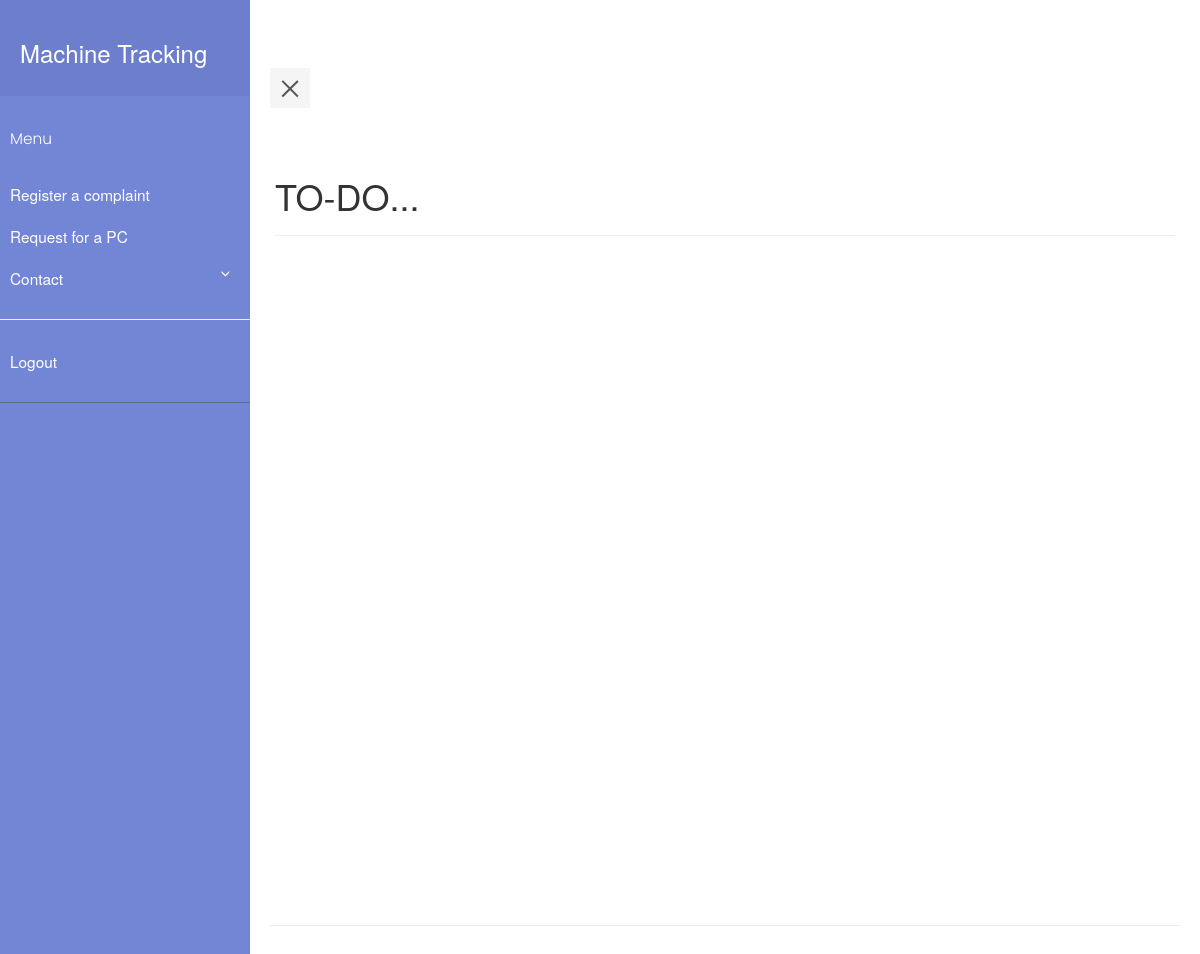
The app's page /home.php (signed in), older data.
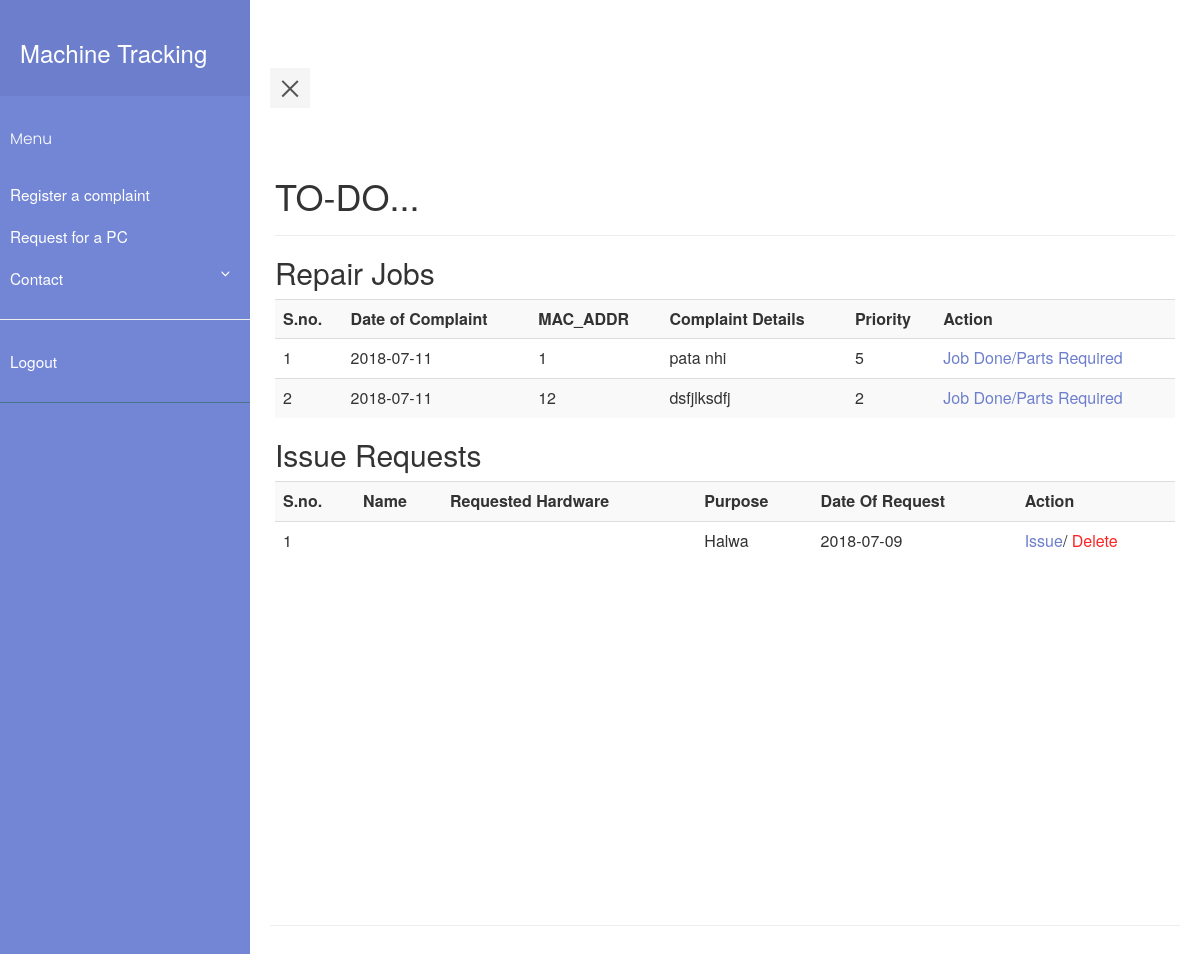
The same page, newer data.
### tables this page shows
CREATE TABLE `complaint_book` (
  `complaint_book_id` int(11) NOT NULL,
  `Date_of_complaint` date DEFAULT NULL,
  `machine_id` int(11) DEFAULT NULL,
  `complaint_details` varchar(512) DEFAULT NULL,
  `priority` int(11) DEFAULT NULL,
  `work_for` int(11) DEFAULT NULL,
  `remarks` varchar(512) DEFAULT NULL,
  `complaint_by` varchar(40) DEFAULT NULL,
  `processor` int(11) DEFAULT NULL,
  `ram` int(11) DEFAULT NULL,
  `harddisk` int(11) DEFAULT NULL,
  `mouse` int(11) DEFAULT NULL,
  `keyboard` int(11) DEFAULT NULL,
  `monitor` int(11) DEFAULT NULL
);

CREATE TABLE `machine` (
  `machine_id` int(11) NOT NULL,
  `MAC_ADDR` varchar(30) DEFAULT NULL,
  `processor` int(11) NOT NULL,
  `ram` int(11) NOT NULL,
  `memory` int(11) NOT NULL,
  `DOP` date DEFAULT NULL,
  `price` int(11) DEFAULT NULL,
  `state` varchar(10) DEFAULT NULL,
  `os` varchar(30) DEFAULT NULL,
  `monitor` int(11) NOT NULL,
  `keyboard` int(11) NOT NULL,
  `mouse` int(11) NOT NULL,
  `grn` int(11) NOT NULL,
  `generation` varchar(10) DEFAULT NULL
);

CREATE TABLE `issue_request` (
  `issue_report_id` int(11) NOT NULL,
  `department` varchar(30) DEFAULT NULL,
  `id` int(11) DEFAULT NULL,
  `purpose` text,
  `date_of_request` date DEFAULT NULL,
  `name_of_hardware` int(30) DEFAULT NULL
);

### home.php (the view, shortened to what the changed rows need)
<?php
    require_once "pdo.php";
?>
<html>
<head>
    <link rel="stylesheet" type="text/css" href="style5.css">
    <link rel="stylesheet" type="text/css" href="https://maxcdn.bootstrapcdn.com/bootstrap/3.3.7/css/bootstrap.min.css" >
</head>
<body>
        <div class="wrapper">
         <?php if ($_SESSION['id']=='0') include "navbar.php"; else include "navbar_index.php" ;?>
           <div class="container-fluid row" id="content">
        <div class="page-header">
        <h1>TO-DO...</h1>
        </div>
        <?php
            if($_SESSION['id']=='0')
            {
                $stmtcnt = $pdo->query("SELECT COUNT(*) FROM complaint_book JOIN repair_history ON complaint_book.machine_id = repair_history.machine_id WHERE complaint_book.remarks IS NOT NULL AND repair_history.fault IS NULL");
                $row = $stmtcnt->fetch(PDO::FETCH_ASSOC);
                if($row['COUNT(*)']!=='0')
                {
                    echo "<h2>Repaired Machines</h2>";
                    $i=1;
                    $stmtread = $pdo->query("SELECT * FROM complaint_book JOIN repair_history ON complaint_book.machine_id = repair_history.machine_id WHERE complaint_book.remarks IS NOT NULL AND repair_history.fault IS NULL");
                    echo ("<table class=\"table table-striped\">
                        <tr> <th>S.no.</th><th>Date of Complaint</th><th>MAC_ADDR</th><th>Complaint Details</th><th>Priority</th><th>Complaint By</th><th>Remarks</th><th>Action</th> </tr>");
                    while ( $row = $stmtread->fetch(PDO::FETCH_ASSOC) )
                    {
                        $stmtr = $pdo->prepare("SELECT MAC_ADDR FROM machine WHERE machine_id = :mid ");
                        $stmtr->execute(array(':mid' => $row['machine_id']));
                        $rowr = $stmtr->fetch(PDO::FETCH_ASSOC);
                        echo ("<tr>");
                        echo ("<td>");
                        echo($i);
                        echo("</td>");
                        echo ("<td>");
                        echo(htmlentities($row['Date_of_complaint']));
                        echo ("</td>");
                        echo ("<td>");
                        echo(htmlentities($rowr['MAC_ADDR']));
                        echo ("</td>");
                        echo ("<td>");
                        echo(htmlentities($row['complaint_details']));
                        echo ("</td>");
                        echo ("<td>");
                        echo(htmlentities($row['priority']));
                        echo ("</td>");
                        echo ("<td>");
                        echo(htmlentities($row['complaint_by']));
                        echo ("</td>");
                        echo ("<td>");
                        echo(htmlentities($row['remarks']));
                        echo ("</td>");
                        echo ("<td>");
                        echo('<a class="link-black" href="fromrepairmc.php?mc_id='.$rowr['MAC_ADDR'].'">'. 'Mark Completed' . '</a>');
                        echo ("</td>");
                        $i++;
                    }
                    echo('</table>');
                }
                $stmtcnt = $pdo->query("SELECT COUNT(*) FROM complaint_book WHERE work_for IS NULL ");
                $row = $stmtcnt->fetch(PDO::FETCH_ASSOC);
                if($row['COUNT(*)']!=='0')
                {
                    echo "<h2>Repair Requests</h2>";
                    $i=1;
                    $stmtread = $pdo->query("SELECT * FROM complaint_book WHERE work_for IS NULL");
                    echo ("<table class=\"table table-striped\">
                        <tr> <th>S.no.</th><th>Date of Complaint</th><th>MAC_ADDR</th><th>Complaint Details</th><th>Priority</th><th>Complaint By</th><th>Action</th> </tr>");
                    while ( $row = $stmtread->fetch(PDO::FETCH_ASSOC) )
                    {
                        $stmtr = $pdo->prepare("SELECT MAC_ADDR FROM machine WHERE machine_id = :mid ");
                        $stmtr->execute(array(':mid' => $row['machine_id']));
                        $rowr = $stmtr->fetch(PDO::FETCH_ASSOC);
                        echo ("<tr>");
                        echo ("<td>");
                        echo($i);
                        echo("</td>");
                        echo ("<td>");
                        echo(htmlentities($row['Date_of_complaint']));
                        echo ("</td>");
                        echo ("<td>");
                        echo(htmlentities($rowr['MAC_ADDR']));
                        echo ("</td>");
                        echo ("<td>");
                        echo(htmlentities($row['complaint_details']));
                        echo ("</td>");
                        echo ("<td>");
                        echo(htmlentities($row['priority']));
                        echo ("</td>");
                        echo ("<td>");
                        echo(htmlentities($row['complaint_by']));
                        echo ("</td>");
                        echo ("<td>");
                        echo('<a class="link-black" href="gorepairmc.php?mc_id='.$rowr['MAC_ADDR'].'">'. 'Assign Job' . '</a>' . ' / ' . '<a class="link-black" href="deleterr.php?cb_id='.$row['complaint_book_id'].'">'. 'Delete' . '</a>');
                        echo ("</td>");
                        $i++;
                    }
                    echo('</table>');
                }
                $stmtcnt = $pdo->query("SELECT *,COUNT(*) FROM transfer_request");
                $row = $stmtcnt->fetch(PDO::FETCH_ASSOC);
                $flag=0;
                while($row = $stmtcnt->fetch(PDO::FETCH_ASSOC))
                {
                    $stmtcnt2 = $pdo->prepare("SELECT COUNT(*) FROM system_transfer_report where trid =:trid");
                    $stmtcnt2->execute(array(':trid' => $row['transfer_request_id']));
                    $row2 = $stmtcnt->fetch(PDO::FETCH_ASSOC);
                    if($row2==True)
                    {
                        $flag++;
                    }
                }
                if($flag==0)
                {
                    echo "<h2>Transfer Requests</h2>";
                    $i=1;
                    $stmtread = $pdo->query("SELECT * FROM transfer_request");
                    echo ("<table class=\"table table-striped\">
                        <tr> <th>S.no.</th><th>Date of Request</th><th>Name</th><th>Department</th><th>Purpose</th><th>Processor</th><th>Ram</th><th>HDD</th><th>OS</th><th>Quantity</th><th>Action</th> </tr>");
                    while ( $row = $stmtread->fetch(PDO::FETCH_ASSOC) )
                    {
                        $stmtread2 = $pdo->prepare("SELECT * FROM system_transfer_report where trid = :trid");
                        $stmtread2->execute(array(':trid' => $row['transfer_request_id']));
                        $row2 = $stmtread2->fetch(PDO::FETCH_ASSOC);
                        if($row2=== FALSE)
                        {
                            echo ("<tr>");
                        echo ("<td>");
                        echo($i);
                        echo("</td>");
                        echo ("<td>");
                        echo(htmlentities($row['date_of_request']));
                        echo ("</td>");
                        echo ("<td>");
                        echo(htmlentities($row['name']));
                        echo ("</td>");
                        echo ("<td>");
                        echo(htmlentities($row['department']));
                        echo ("</td>");
                        echo ("<td>");
                        echo(htmlentities($row['purpose']));
                        echo ("</td>");
                        echo ("<td>");
                        echo(htmlentities($row['processor']));
                        echo ("</td>");
                        echo ("<td>");
                        echo(htmlentities($row['ram']));
                        echo ("</td>");
                        echo ("<td>");
                        echo(htmlentities($row['hdd']));
                        echo ("</td>");
                        echo ("<td>");
                        echo(htmlentities($row['os']));
                        echo ("</td>");
                        echo ("<td>");
                        echo(htmlentities($row['quantity']));
                        echo ("</td>");
                        echo ("<td>");
                        echo('<a class="link-black" href="servicerpt.php?id='.$row['transfer_request_id'].'">'. 'Generate Report' . '</a>' . ' / ' . '<a class="link-black" href="deletetr.php?tr_id='.$row['transfer_request_id'].'">'. 'Delete' . '</a>');
                        echo ("</td>");
                        $i++;
                        }
                    }
                    echo('</table>');
                }
            }
            else
            {
                $stmtcnt = $pdo->query("SELECT COUNT(*) FROM complaint_book WHERE remarks IS NULL AND work_for = ".$_SESSION['id']."");
                $row = $stmtcnt->fetch(PDO::FETCH_ASSOC);
               if($row['COUNT(*)']!=='0')
                {
                    echo "<h2>Repair Jobs</h2>";
                    $i=1;
                    $stmtread = $pdo->query("SELECT * FROM complaint_book WHERE remarks IS NULL");
                    echo ("<table class=\"table table-striped\">
                        <tr> <th>S.no.</th><th>Date of Complaint</th><th>MAC_ADDR</th><th>Complaint Details</th><th>Priority</th><th>Action</th> </tr>");
                    while ( $row = $stmtread->fetch(PDO::FETCH_ASSOC) )
                    {
                        $stmtr = $pdo->prepare("SELECT MAC_ADDR FROM machine WHERE machine_id = :mid ");
                        $stmtr->execute(array(':mid' => $row['machine_id']));
                        $rowr = $stmtr->fetch(PDO::FETCH_ASSOC);
                        echo ("<tr>");
                        echo ("<td>");
                        echo($i);
                        echo("</td>");
                        echo ("<td>");
                        echo(htmlentities($row['Date_of_complaint']));
                        echo ("</td>");
                        echo ("<td>");
                        echo(htmlentities($rowr['MAC_ADDR']));
                        echo ("</td>");
                        echo ("<td>");
                        echo(htmlentities($row['complaint_details']));
                        echo ("</td>");
                        echo ("<td>");
                        echo(htmlentities($row['priority']));
                        echo ("</td>");
                        echo ("<td>");
                        echo('<a class="link-black "href="mcrepaired.php?mc_id='.$row['machine_id'].'">'. 'Job Done' . '/</a>');
                        echo('<a class="link-black "href="partsreq.php?mc_id='.$row['machine_id'].'">'. 'Parts Required' . '</a>');
                        echo ("</td>");
                        $i++;
                    }
                    echo('</table>');
                }
            }
            $stmt=$pdo->query("SELECT COUNT(*) FROM issue_request");
            $row=$stmt->fetch(PDO::FETCH_ASSOC);
            if($row['COUNT(*)']>0)
            {
                echo "<h2>Issue Requests</h2>";
                echo ("<table class=\"table table-striped\">
                    <tr> <th>S.no.</th><th>Name</th><th>Requested Hardware</th><th>Purpose</th><th>Date Of Request</th><th>Action</th></tr>");
                $stmt=$pdo->query("SELECT * FROM issue_request");
                $i=1;
                while($row2=$stmt->fetch(PDO::FETCH_ASSOC))
                {
                    echo "<tr>";
                        echo "<td>".$i++."</td>";
                        echo "<td>";
                        echo "</td>";
                        echo "<td>";
                        echo "</td>";
                        echo "<td>";
                            echo $row2['purpose'];
                        echo "</td>";
                        echo "<td>";
                            echo $row2['date_of_request'];
                        echo "</td>";
                        echo "<td>";
                            echo "<a class='link-black' href='issue_hardware.php?id=".$row2['issue_report_id']."'>Issue</a>/
                            <a class='link-red' href='delete_issue_request.php?id=".$row2['issue_report_id']."'>Delete</a>";
                        echo "</td>";
                    echo "</tr>";
                }
                echo "</table>";
            }
        ?>
</body>
</html>

Row changes from the older to the newer data that the page shows:
added complaint_book: Date_of_complaint "2018-07-11", machine.MAC_ADDR "1", complaint_details "pata nhi", priority "5"
added complaint_book: Date_of_complaint "2018-07-11", machine.MAC_ADDR "12", complaint_details "dsfjlksdfj", priority "2"
added issue_request: purpose "Halwa", date_of_request "2018-07-09"
Text that changed along with them:
text now shown: "Repair Jobs S.no. Date of Complaint MAC_ADDR Complaint Details Priority Action Issue Requests S.no. Name Requested Hardware Purpose Date Of Request Action"
